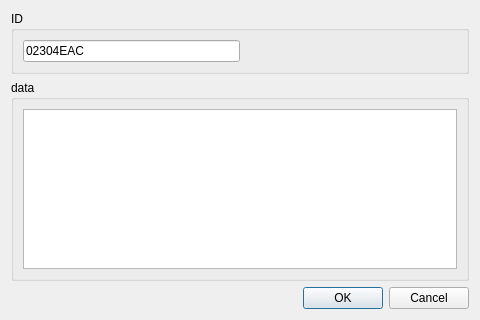
<?xml version="1.0" encoding="UTF-8"?>
<ui version="4.0">
 <class>NewDevice</class>
 <widget class="QDialog" name="NewDevice">
  <property name="geometry">
   <rect>
    <x>0</x>
    <y>0</y>
    <width>480</width>
    <height>320</height>
   </rect>
  </property>
  <property name="windowTitle">
   <string>new device</string>
  </property>
  <layout class="QGridLayout" name="gridLayout_3">
   <item row="0" column="0">
    <widget class="QGroupBox" name="groupBox">
     <property name="title">
      <string>ID</string>
     </property>
     <layout class="QGridLayout" name="gridLayout">
      <item row="0" column="0">
       <widget class="QLineEdit" name="idEdit">
        <property name="text">
         <string>02304EAC</string>
        </property>
       </widget>
      </item>
      <item row="0" column="1">
       <spacer name="horizontalSpacer">
        <property name="orientation">
         <enum>Qt::Orientation::Horizontal</enum>
        </property>
        <property name="sizeHint" stdset="0">
         <size>
          <width>81</width>
          <height>20</height>
         </size>
        </property>
       </spacer>
      </item>
     </layout>
    </widget>
   </item>
   <item row="1" column="0">
    <widget class="QGroupBox" name="groupBox_2">
     <property name="title">
      <string>data</string>
     </property>
     <layout class="QGridLayout" name="gridLayout_2">
      <item row="0" column="0">
       <widget class="QTableView" name="tableView"/>
      </item>
     </layout>
    </widget>
   </item>
   <item row="2" column="0">
    <widget class="QDialogButtonBox" name="buttonBox">
     <property name="orientation">
      <enum>Qt::Orientation::Horizontal</enum>
     </property>
     <property name="standardButtons">
      <set>QDialogButtonBox::StandardButton::Cancel|QDialogButtonBox::StandardButton::Ok</set>
     </property>
    </widget>
   </item>
  </layout>
 </widget>
 <resources/>
 <connections>
  <connection>
   <sender>buttonBox</sender>
   <signal>accepted()</signal>
   <receiver>NewDevice</receiver>
   <slot>accept()</slot>
   <hints>
    <hint type="sourcelabel">
     <x>248</x>
     <y>254</y>
    </hint>
    <hint type="destinationlabel">
     <x>157</x>
     <y>274</y>
    </hint>
   </hints>
  </connection>
  <connection>
   <sender>buttonBox</sender>
   <signal>rejected()</signal>
   <receiver>NewDevice</receiver>
   <slot>reject()</slot>
   <hints>
    <hint type="sourcelabel">
     <x>316</x>
     <y>260</y>
    </hint>
    <hint type="destinationlabel">
     <x>286</x>
     <y>274</y>
    </hint>
   </hints>
  </connection>
 </connections>
</ui>
